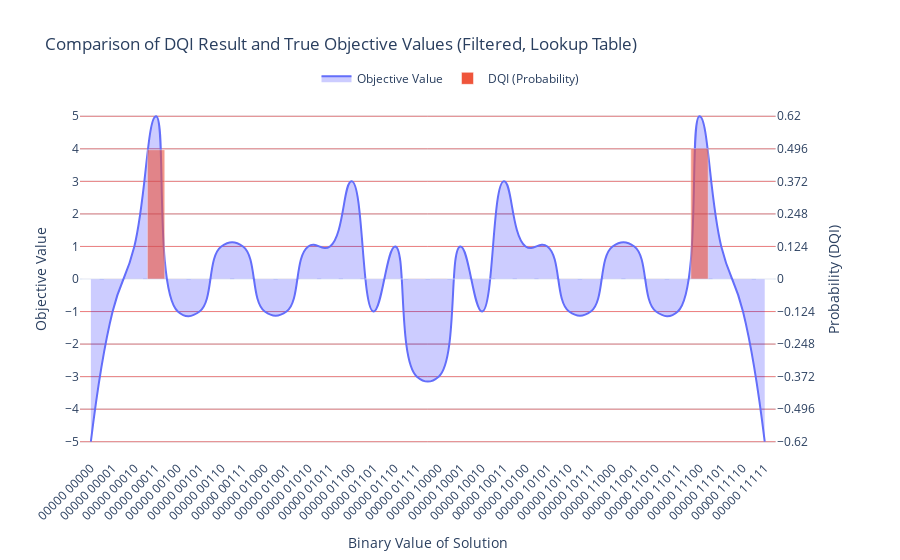

The cell this chart's notebook holds for it:
### Code cell
external_data_filtered = {k: v for k, v in sorted(counts.items(), key=lambda item: item[1], reverse=True)
                          if sum([int(x) for x in k.split(" ")[0]]) == 0}
brute_force_results = brute_force_max(B, v, first_part="0"*m)
plot_results_union_plotly(
    brute_force_results,
    external_data_filtered,
    plot_name="Comparison of DQI Result and True Objective Values (Post-selected on |0⟩, Lookup Table)",
    spline_smoothing=1.3
)

### Figure 1 — Plotly figure (JSON) as saved in the notebook; plotly's stock layout.template omitted (floating-point values rounded to 4 significant figures)
{"data": [{"fill": "tozeroy", "fillcolor": "rgba(0, 0, 255, 0.2)", "line": {"shape": "spline", "smoothing": 1.3}, "mode": "lines", "name": "Objective Value", "type": "scatter", "x": ["00000 00000", "00000 00001", "00000 00010", "00000 00011", "00000 00100", "00000 00101", "00000 00110", "00000 00111", "00000 01000", "00000 01001", "00000 01010", "00000 01011", "00000 01100", "00000 01101", "00000 01110", "00000 01111", "00000 10000", "00000 10001", "00000 10010", "00000 10011", "00000 10100", "00000 10101", "00000 10110", "00000 10111", "00000 11000", "00000 11001", "00000 11010", "00000 11011", "00000 11100", "00000 11101", "00000 11110", "00000 11111"], "xaxis": "x", "y": [-5, -1, 1, 5, -1, -1, 1, 1, -1, -1, 1, 1, 3, -1, 1, -3, -3, 1, -1, 3, 1, 1, -1, -1, 1, 1, -1, -1, 5, 1, -1, -5], "yaxis": "y"}, {"marker": {"opacity": 0.6}, "name": "DQI (Probability)", "type": "bar", "x": ["00000 00000", "00000 00001", "00000 00010", "00000 00011", "00000 00100", "00000 00101", "00000 00110", "00000 00111", "00000 01000", "00000 01001", "00000 01010", "00000 01011", "00000 01100", "00000 01101", "00000 01110", "00000 01111", "00000 10000", "00000 10001", "00000 10010", "00000 10011", "00000 10100", "00000 10101", "00000 10110", "00000 10111", "00000 11000", "00000 11001", "00000 11010", "00000 11011", "00000 11100", "00000 11101", "00000 11110", "00000 11111"], "xaxis": "x", "y": [0.0001346, 0.0005554, 0.0002693, 0.4925, 0.0005722, 0.0004713, 0.000202, 0.0001178, 0.0004208, 0.0005554, 0.000202, 0.0001178, 0, 0.0004376, 0.000202, 0.000993, 0.001027, 0.0001346, 0.0005891, 0, 0.000202, 0.0002188, 0.0005554, 0.0006059, 0.0001515, 0.000202, 0.0005722, 0.0004713, 0.4967, 0.0001178, 0.0005049, 0.0001683], "yaxis": "y2"}], "layout": {"legend": {"orientation": "h", "x": 0.5, "xanchor": "center", "y": 1.02, "yanchor": "bottom"}, "title": {"text": "Comparison of DQI Result and True Objective Values (Filtered, Lookup Table)"}, "xaxis": {"anchor": "y", "domain": [0, 0.94], "tickangle": -45, "title": {"text": "Binary Value of Solution"}}, "yaxis": {"anchor": "x", "domain": [0, 1], "dtick": 1, "gridcolor": "lightblue", "range": [-5.5, 5.5], "showgrid": true, "tick0": 0, "title": {"text": "Objective Value"}}, "yaxis2": {"anchor": "x", "dtick": 0.124, "gridcolor": "lightcoral", "overlaying": "y", "range": [-0.682, 0.682], "showgrid": true, "side": "right", "tick0": 0, "title": {"text": "Probability (DQI)"}}}}
